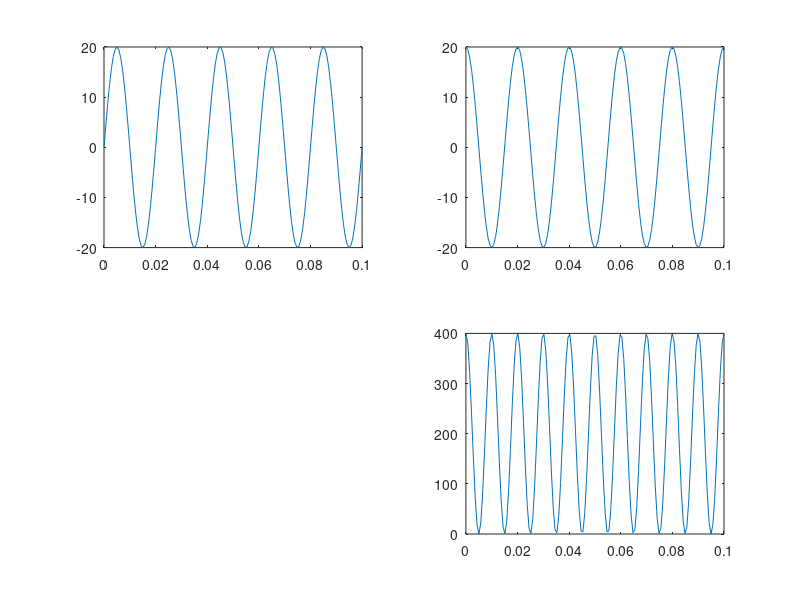

This figure's MATLAB source:
close all
clear all
clc
f=50;
A=20;
n=5;
T=1/f;
t=linspace(0,n*T,140);
v1=A*sin(2*pi*f*t);
v2=A*cos(2*pi*f*t);
subplot(2,2,1),plot(t,v1);
subplot(2,2,2),plot(t,v2);
subplot(2,2,4),plot(t,v2.^2);
